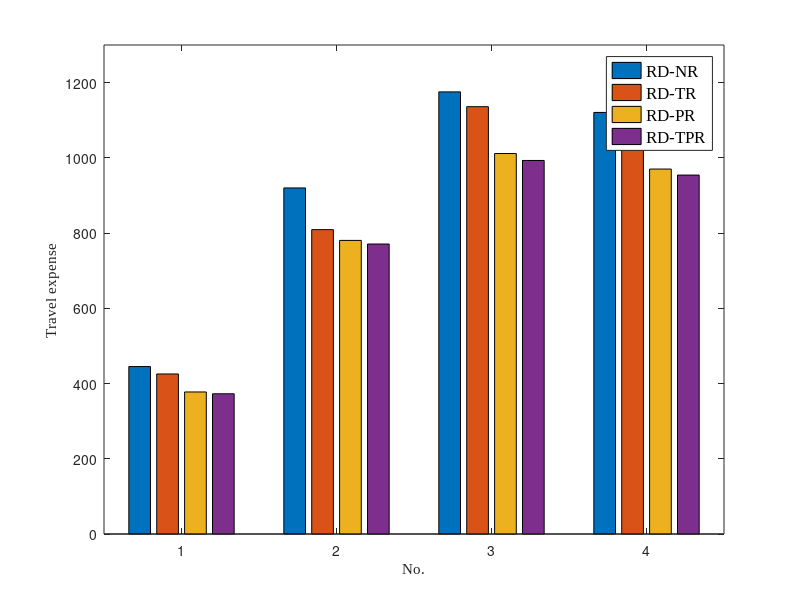
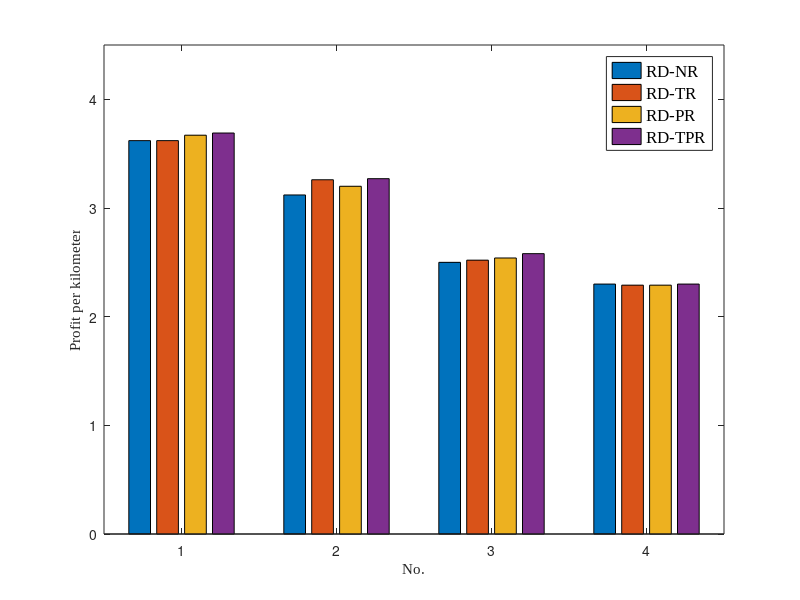

Write MATLAB code to recreate these figures, in order.
clc
f1 = [445.16 	425.45 	377.60 	372.88
    920.03 	809.19 	780.54 	770.90
    1175.40 	1136.07 	1011.52 	993.07
    1120.77 	1088.05 	970.22 	954.21
    ];
f2 = [3.62 	3.62 	3.67 	3.69
    3.12 	3.26 	3.20 	3.27
    2.50 	2.52 	2.54 	2.58
    2.30 	2.29 	2.29 	2.30
    ];
x = [1 2 3 4];
figure(1);
bar(x,f1)

xlabel('\fontname{Times New Roman}No.')
ylabel('\fontname{Times New Roman}Travel expense')
legend({'\fontname{Times New Roman}RD-NR','\fontname{Times New Roman}RD-TR','\fontname{Times New Roman}RD-PR','\fontname{Times New Roman}RD-TPR'},'FontSize',12);


axis([0.5 4.5 0.0 1300]);
set(gca,'xticklabel',{'1','2','3','4'});
% set(gcf,'Position',[500 500 400 200]);

figure(2);
bar(x,f2)

xlabel('\fontname{Times New Roman}No.')
ylabel('\fontname{Times New Roman}Profit per kilometer')
% legend({'\fontname{Times New Roman}RDR','\fontname{Times New Roman}RDBR','\fontname{Times New Roman}RDPR','\fontname{Times New Roman}RDBPR'},'FontSize',12);
legend({'\fontname{Times New Roman}RD-NR','\fontname{Times New Roman}RD-TR','\fontname{Times New Roman}RD-PR','\fontname{Times New Roman}RD-TPR'},'FontSize',12);

axis([0.5 4.5 0.0 4.5]);
set(gca,'xticklabel',{'1','2','3','4'});